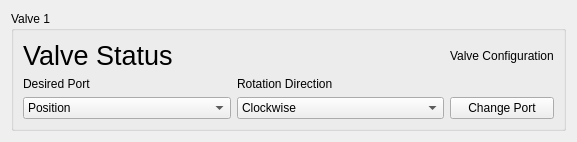
<?xml version="1.0" encoding="UTF-8"?>
<ui version="4.0">
 <class>QtValveControlWidget</class>
 <widget class="QWidget" name="QtValveControlWidget">
  <property name="geometry">
   <rect>
    <x>0</x>
    <y>0</y>
    <width>577</width>
    <height>138</height>
   </rect>
  </property>
  <property name="windowTitle">
   <string>Form</string>
  </property>
  <layout class="QGridLayout" name="gridLayout">
   <item row="0" column="0">
    <widget class="QGroupBox" name="valveGroupBox">
     <property name="title">
      <string>Valve 1</string>
     </property>
     <layout class="QGridLayout" name="gridLayout_2">
      <item row="4" column="0">
       <spacer name="verticalSpacer">
        <property name="orientation">
         <enum>Qt::Vertical</enum>
        </property>
        <property name="sizeHint" stdset="0">
         <size>
          <width>20</width>
          <height>14</height>
         </size>
        </property>
       </spacer>
      </item>
      <item row="1" column="0" colspan="2">
       <widget class="QLabel" name="desiredPortLabel">
        <property name="text">
         <string>Desired Port</string>
        </property>
       </widget>
      </item>
      <item row="2" column="0" rowspan="2" colspan="2">
       <widget class="QComboBox" name="desiredPortComboBox">
        <item>
         <property name="text">
          <string>Position</string>
         </property>
        </item>
       </widget>
      </item>
      <item row="0" column="4">
       <widget class="QLabel" name="valveConfigurationLabel">
        <property name="layoutDirection">
         <enum>Qt::LeftToRight</enum>
        </property>
        <property name="text">
         <string>Valve Configuration</string>
        </property>
       </widget>
      </item>
      <item row="2" column="4" rowspan="2">
       <widget class="QPushButton" name="changePortButton">
        <property name="text">
         <string>Change Port</string>
        </property>
       </widget>
      </item>
      <item row="1" column="2" colspan="2">
       <widget class="QLabel" name="rotationDirectionLabel">
        <property name="text">
         <string>Rotation Direction</string>
        </property>
       </widget>
      </item>
      <item row="2" column="2" rowspan="2" colspan="2">
       <widget class="QComboBox" name="desiredRotationComboBox">
        <item>
         <property name="text">
          <string>Clockwise</string>
         </property>
        </item>
        <item>
         <property name="text">
          <string>Counter Clockwise</string>
         </property>
        </item>
       </widget>
      </item>
      <item row="0" column="0" colspan="4">
       <widget class="QLabel" name="valveStatusLabel">
        <property name="font">
         <font>
          <pointsize>20</pointsize>
         </font>
        </property>
        <property name="text">
         <string>Valve Status</string>
        </property>
       </widget>
      </item>
     </layout>
    </widget>
   </item>
  </layout>
 </widget>
 <tabstops>
  <tabstop>desiredPortComboBox</tabstop>
  <tabstop>desiredRotationComboBox</tabstop>
  <tabstop>changePortButton</tabstop>
 </tabstops>
 <resources/>
 <connections/>
</ui>
